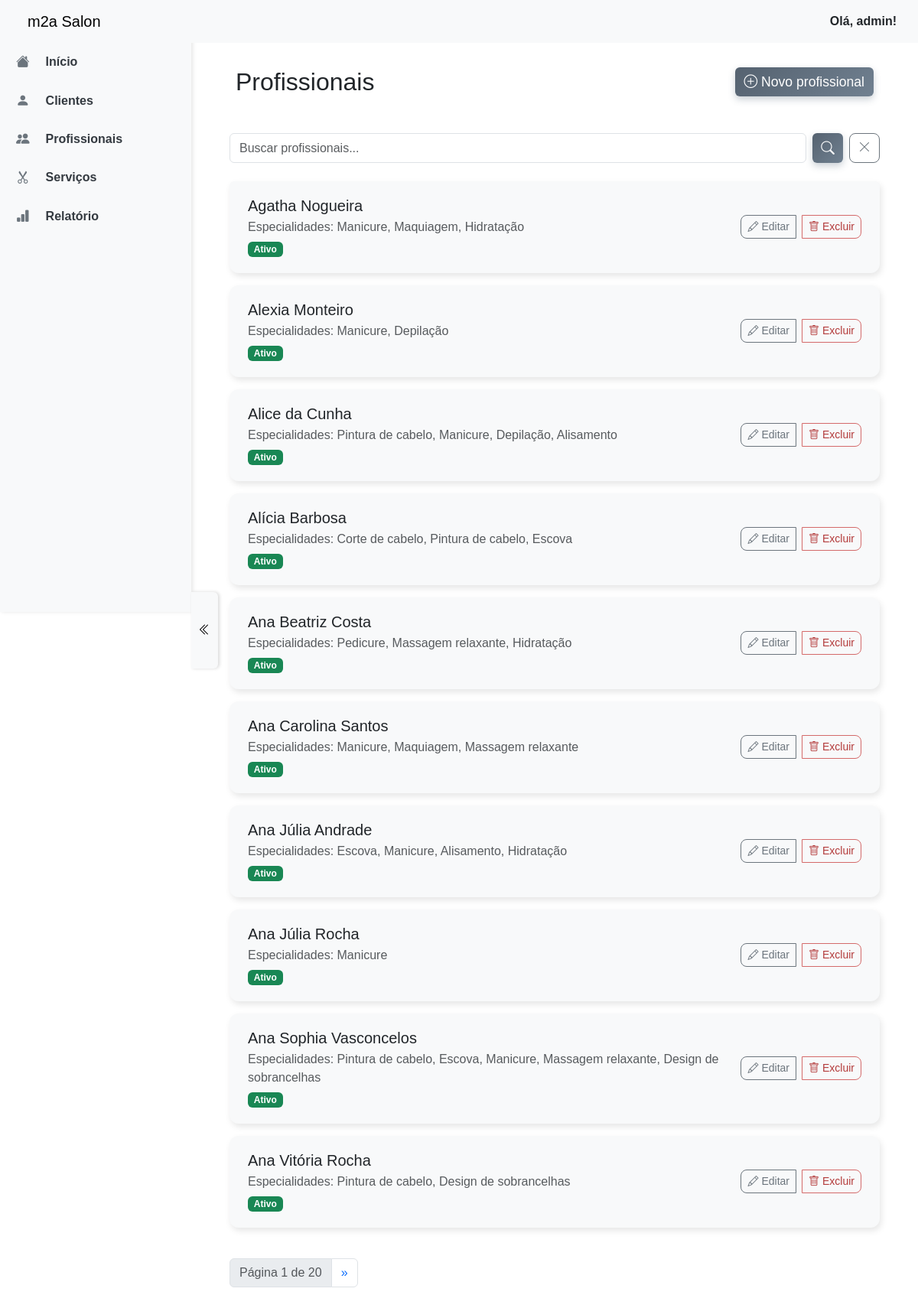
The app's page /professionals/ (signed in) with its own data.
### m2a_salon_app/models.py (models this page shows, shortened)
class Professional(models.Model):
    name = models.CharField(max_length=100)
    specialties = models.ManyToManyField(Service, related_name='professionals')
    is_active = models.BooleanField(default=True)
    class Meta:
        verbose_name = _('Profissional')
        verbose_name_plural = _('Profissionais')

class Service(models.Model):
    name = models.CharField(max_length=100)
    duration_minutes = models.PositiveIntegerField()
    price = models.DecimalField(max_digits=8, decimal_places=2)
    def __str__(self):
        return self.name
    class Meta:
        verbose_name = _('Serviço')
        verbose_name_plural = _('Serviços')

### m2a_salon_app/views.py (the view)
# urls.py: path('professionals/', ProfessionalListView.as_view(), name='professional-list'),
@login_required_mixin
class ProfessionalListView(ListView):
    model = Professional
    template_name = 'professionals/list.html'
    context_object_name = 'professionals'
    paginate_by = 10
    ordering = ['name']
    def get_queryset(self):
        queryset = super().get_queryset()
        query = self.request.GET.get('q')
        if query:
            queryset = queryset.filter(name__icontains=query)
        return queryset
    def get_context_data(self, **kwargs):
        context = super().get_context_data(**kwargs)
        context['professional_form'] = ProfessionalForm()
        context['professional_create_url'] = reverse_lazy('professional-create')
        context['edit_forms'] = {
            pro.pk: {
                'form': ProfessionalForm(instance=pro),
                'modal_id': f'edit-professional-modal{pro.pk}',
                'action_update_url': reverse('professional-update', kwargs={'pk': pro.pk}),
            }
            for pro in context['professionals']
        }
        context['delete_modal'] = {
            pro.pk: {
                'modal_id': f'delete-professional-modal{pro.pk}',
                'action_delete_url': reverse('professional-delete', kwargs={'pk': pro.pk}),
                'object_name': pro.name,
            }
            for pro in context['professionals']
        }
        return context

### m2a_salon_app/forms.py
class ProfessionalForm(forms.ModelForm):
    class Meta:
        model = Professional
        fields = ['name', 'specialties', 'is_active']
        labels = {
            'name': _('Nome'),
            'specialties': _('Especialidades'),
            'is_active': _('Ativo'),
        }
        widgets = {
            'name': forms.TextInput(attrs={
                'class': 'form-control',
                'placeholder': _('Nome do profissional'),
            }),
            'specialties': forms.CheckboxSelectMultiple(),
            'is_active': forms.CheckboxInput(attrs={
                'class': 'form-check-input',
            }),
        }
    def __init__(self, *args, **kwargs):
        super().__init__(*args, **kwargs)
        if isinstance(self.fields['specialties'].widget, forms.CheckboxSelectMultiple):
            self.fields['specialties'].widget.attrs.update({
                'class': 'form-check',
            })
        for option in self.fields['specialties'].widget.choices:
            pass

### m2a_salon_app/templatetags/custom_tags.py (called while the page is built)
@register.filter
def get_item(dictionary, key):
    return dictionary.get(key)

### m2a_salon_app/templates/professionals/list.html (shortened to what this page needs)
{% extends 'base.html' %}
{% load custom_tags %}
{% load static %}
{% block extra_css %}
    <link rel="stylesheet" href="{% static 'css/professionals.css' %}">
{% endblock %}
{% block content %}
<header class="d-flex justify-content-between px-2 py-4">
    <h2 class="mb-4">Profissionais</h2>
    <button type="button" class="btn btn-primary mb-4" data-bs-toggle="modal" data-bs-target="#professionalModal">
        <i class="bi bi-plus-circle"></i> Novo profissional
    </button>
</header>
<form method="get" class="mb-4 d-flex w-100" role="search" aria-label="Buscar profissionais">
    <input
        type="search"
        name="q"
        value="{{ request.GET.q|default:'' }}"
        class="form-control me-2"
        placeholder="Buscar profissionais..."
        aria-label="Buscar profissionais"
        autocomplete="off"
        autofocus
    >
    <button type="submit" class="btn btn-primary me-2" style="min-width: 40px; padding: 0.375rem 0.5rem;">
        <i class="bi bi-search"></i>
    </button>
    <a href="{% url 'professional-list' %}" class="btn btn-outline-secondary" style="min-width: 40px; padding: 0.375rem 0.5rem;">
        <i class="bi bi-x-lg"></i>
    </a>
</form>
{% if professionals %}
<div class="list-group">
    {% for pro in professionals %}
    <div class="list-group-item d-flex justify-content-between align-items-center">
        <div>
            <h5 class="mb-1">{{ pro.name }}</h5>
            <p class="mb-1 text-muted">
                Especialidades:
                {% if pro.specialties.all %}
                {{ pro.specialties.all|join:", " }}
                {% else %}
                Nenhuma
                {% endif %}
            </p>
            <span class="badge {{ pro.is_active|yesno:'bg-success,bg-danger' }}">
                {{ pro.is_active|yesno:"Ativo,Inativo" }}
            </span>
        </div>
        <div class="btn-group gap-2" role="group" aria-label="Ações do profissional">
            <button class="btn btn-outline-secondary btn-sm d-flex align-items-center gap-1"
                    data-bs-toggle="modal" data-bs-target="#edit-professional-modal{{ pro.pk }}">
                <i class="bi bi-pencil"></i> Editar
            </button>
            <button class="btn btn-outline-danger btn-sm d-flex align-items-center gap-1"
                    data-bs-toggle="modal" data-bs-target="#delete-professional-modal{{ pro.pk }}">
                <i class="bi bi-trash"></i> Excluir
            </button>
        </div>
    </div>
    {% endfor %}
</div>
{% if is_paginated %}
<nav class="mt-4">
    <ul class="pagination">
        <li class="page-item disabled">
            <span class="page-link">Página {{ page_obj.number }} de {{ page_obj.paginator.num_pages }}</span>
        </li>
        {% if page_obj.has_next %}
        <li class="page-item">
            <a class="page-link" href="?page={{ page_obj.next_page_number }}">&raquo;</a>
        </li>
        {% endif %}
    </ul>
</nav>
{% endif %}
{% else %}
<p class="text-muted">Nenhum profissional cadastrado.</p>
{% endif %}
{% endblock %}

### templates/base.html (shortened to what this page needs)
{% load static %}
<!DOCTYPE html>
<html lang="pt-br">
<head>
    <link href="https://cdn.jsdelivr.net/npm/bootstrap@5.3.7/dist/css/bootstrap.min.css" rel="stylesheet"
/>
    <link rel="stylesheet" href="https://cdn.jsdelivr.net/npm/bootstrap-icons@1.11.3/font/bootstrap-icons.css">
    <link rel="stylesheet" href="{% static 'css/sidebar.css' %}">
    <link rel="stylesheet" href="{% static 'css/global.css' %}">
    {% block extra_css %}{% endblock %}
</head>
<body>
<div id="sidebar">
    <ul class="nav flex-column px-3 mt-5">
        <li class="nav-item mb-2">
            <a class="nav-link" href="{% url 'home' %}">
                <i class="bi bi-house-fill"></i>
                <span class="link-text fw-semibold">Início</span>
            </a>
        </li>
        <li class="nav-item mb-2">
            <a class="nav-link" href="{% url 'client-list' %}">
                <i class="bi bi-person-fill"></i>
                <span class="link-text fw-semibold">Clientes</span>
            </a>
        </li>
        <li class="nav-item mb-2">
            <a class="nav-link" href="{% url 'professional-list' %}">
                <i class="bi bi-people-fill"></i>
                <span class="link-text fw-semibold">Profissionais</span>
            </a>
        </li>
        <li class="nav-item mb-2">
            <a class="nav-link" href="{% url 'service-list' %}">
                <i class="bi bi-scissors"></i>
                <span class="link-text fw-semibold">Serviços</span>
            </a>
        </li>
        <li class="nav-item mb-2">
            <a class="nav-link" href="{% url 'report-completed' %}">
                <i class="bi bi-bar-chart-fill"></i>
                <span class="link-text fw-semibold">Relatório</span>
            </a>
        </li>
    </ul>
</div>
<button id="menu-toggle" title="Alternar menu">
    <i class="bi bi-chevron-double-left"></i>
</button>
<nav class="navbar navbar-expand-lg navbar-light bg-light fixed-top">
    <div class="container-fluid">
        <a class="navbar-brand ms-4" href="/">m2a Salon</a>
        <div class="d-flex ms-auto align-items-center">
            <span class="nav-user-name">
              Olá, {{ request.user.get_full_name|default:request.user.username }}!
            </span>
        </div>
    </div>
</nav>
<div id="content-wrapper" class="d-flex justify-content-center">
    <div id="content" class="w-100">
        {% block content %}{% endblock %}
    </div>
</div>
<div
        id="toast-container"
        aria-live="polite" aria-atomic="true"
        class="position-fixed bottom-0 start-0 p-3"
        style="z-index: 1080;"
>
</div>
</body>
</html>

### static/css/sidebar.css (style rules this page uses)
body { overflow-x: hidden; margin: 0; font-family: Arial, sans-serif; }
#sidebar { position: fixed; top: 0; left: 0; height: 100vh; width: 250px; background-color: #f8f9fa; padding-top: 60px; transition: width 0.3s ease; overflow: hidden; z-index: 1; box-shadow: 2px 0 5px rgba(0, 0, 0, 0.1); }
#sidebar .nav { margin: 0 !important; padding: 0 !important; }
#sidebar .nav-link { font-size: 1rem; color: #343a40; display: flex; align-items: center; padding: 0.5rem 0; transition: background-color 0.2s, color 0.2s; }
#sidebar .nav-link i.bi { font-size: 1.1rem; color: #6c757d; transition: color 0.2s; margin-left: 21px; margin-right: 21px; }
#menu-toggle { position: fixed; top: 45%; left: 250px; height: 100px; width: 35px; padding: 0; border-radius: 0 0.375rem 0.375rem 0; border: none; background-color: #fff; display: flex; align-items: center; justify-content: center; cursor: pointer; transition: left 0.3s ease; background-color: #F8F9FA; z-index: 2; box-shadow: 2px 0 4px rgba(0, 0, 0, 0.15); }
#sidebar ~ #content-wrapper { transition: 0.3s ease; }
#content { margin-left: 250px; transition: margin-left 0.3s ease; padding: 20px 50px; }
.navbar { z-index: 1; }

### static/css/global.css (style rules this page uses)
#content-wrapper #content { max-width: 1000px; padding-top: 4rem; transition: 0.3s ease; }
.nav-user-name { font-weight: 600; font-size: 1rem; margin-right: 1rem; user-select: none; }
.list-group-item { border: none; border-radius: 0.75rem; box-shadow: 2px 4px 8px rgba(0, 0, 0, 0.1); margin-bottom: 1rem; padding: 1.25rem 1.5rem; transition: transform 0.2s ease; background-color: #F8F9FA; }
.btn-primary { background: linear-gradient(135deg, #556270 0%, #708090 100%); border: none; box-shadow: 0 4px 10px rgba(80, 100, 120, 0.3); transition: all 0.3s ease; font-size: 1.1rem; color: white; }
.btn-outline-danger { color: #b33a3a; border-color: #d46a6a; font-weight: 600; transition: all 0.3s ease; }
.btn-outline-secondary, .btn-outline-danger { border-radius: 0.5rem; font-weight: 500; transition: all 0.15s ease; }

### records on screen
Professional: name "Agatha Nogueira", specialties.all "Manicure, Maquiagem, Hidratação", is_active "Ativo"
Professional: name "Alexia Monteiro", specialties.all "Manicure, Depilação", is_active "Ativo"
Professional: name "Alice da Cunha", specialties.all "Pintura de cabelo, Manicure, Depilação, Alisamento", is_active "Ativo"
Professional: name "Alícia Barbosa", specialties.all "Corte de cabelo, Pintura de cabelo, Escova", is_active "Ativo"
Professional: name "Ana Beatriz Costa", specialties.all "Pedicure, Massagem relaxante, Hidratação", is_active "Ativo"
Professional: name "Ana Carolina Santos", specialties.all "Manicure, Maquiagem, Massagem relaxante", is_active "Ativo"
Professional: name "Ana Júlia Andrade", specialties.all "Escova, Manicure, Alisamento, Hidratação", is_active "Ativo"
Professional: name "Ana Júlia Rocha", specialties.all "Manicure", is_active "Ativo"
Professional: name "Ana Sophia Vasconcelos", specialties.all "Pintura de cabelo, Escova, Manicure, Massagem relaxante, Design de sobrancelhas", is_active "Ativo"
Professional: name "Ana Vitória Rocha", specialties.all "Pintura de cabelo, Design de sobrancelhas", is_active "Ativo"

### other values on screen
{{ request.user.get_full_name|default:request.user.username }} "admin"
{{ page_obj.number }} "1"
{{ page_obj.paginator.num_pages }} "20"
